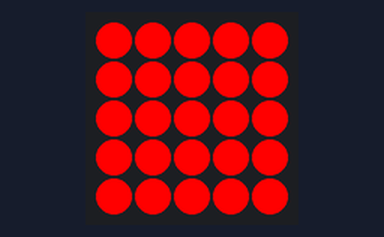
Bench run of a program on a simulated Raspberry Pi Pico running MicroPython. On the bench: 5×5 RGB LED matrix. The 25 LEDs are laid out as on the BitDogLab board (LED 0 bottom right, every second row reversed).

Above: at 0.1 s.
At 1.1 s:
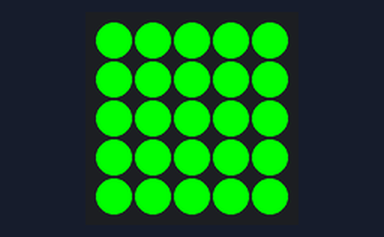
At 2.1 s:
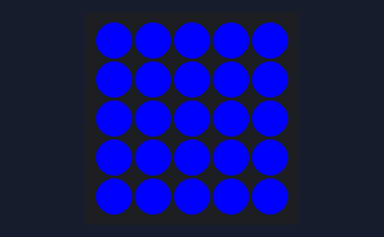
At 3.1 s:
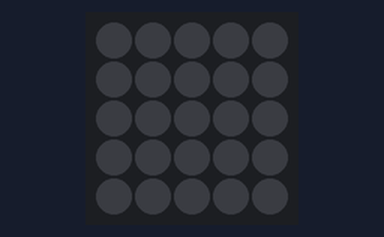

Measured:
- by itself, everything shown: repeats every 4.0 s, in 4 steps
- what the display in image 1 shows lasts 1.0 s, from 1.0 s to 2.0 s

The program:

Teste_led.py
```python
from machine import Pin
import neopixel
from utime import sleep

# --- CONFIGURAÇÃO ---
NUM_LEDS = 25       # 5x5 = 25 LEDs
PIN_LED = 7        # pino conectado ao DIN (ajuste conforme seu circuito)

# Inicializa a matriz
np = neopixel.NeoPixel(Pin(PIN_LED), NUM_LEDS)

# --- LOOP PRINCIPAL ---
while True:
    # Acende todos em vermelho
    for i in range(NUM_LEDS):
        np[i] = (255, 0, 0)
    np.write()
    sleep(1)

    # Acende todos em verde
    for i in range(NUM_LEDS):
        np[i] = (0, 255, 0)
    np.write()
    sleep(1)

    # Acende todos em azul
    for i in range(NUM_LEDS):
        np[i] = (0, 0, 255)
    np.write()
    sleep(1)

    # Apaga todos
    for i in range(NUM_LEDS):
        np[i] = (0, 0, 0)
    np.write()
    sleep(1)
```
